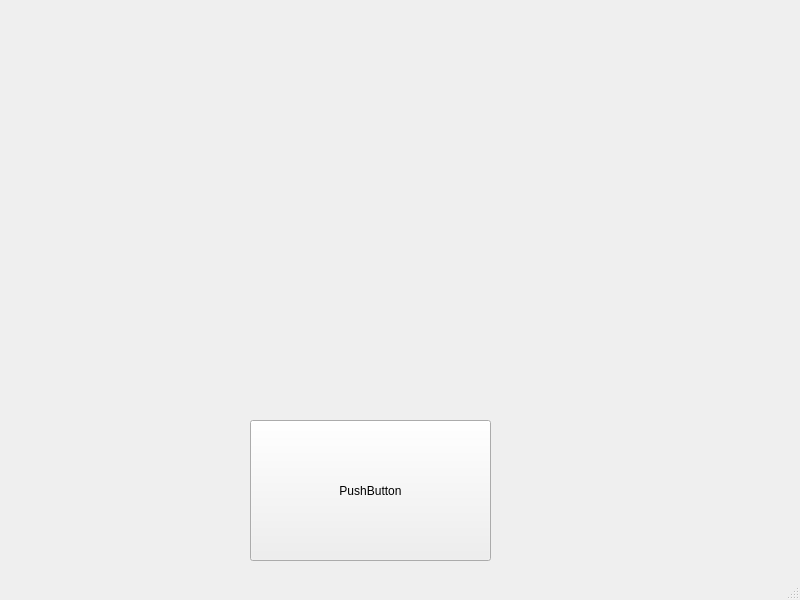
<?xml version="1.0" encoding="UTF-8"?>
<ui version="4.0">
 <class>MainWindow</class>
 <widget class="QMainWindow" name="MainWindow">
  <property name="geometry">
   <rect>
    <x>0</x>
    <y>0</y>
    <width>800</width>
    <height>600</height>
   </rect>
  </property>
  <property name="windowTitle">
   <string>MainWindow</string>
  </property>
  <widget class="QWidget" name="centralwidget">
   <widget class="QPushButton" name="pushButton">
    <property name="geometry">
     <rect>
      <x>250</x>
      <y>420</y>
      <width>241</width>
      <height>141</height>
     </rect>
    </property>
    <property name="text">
     <string>PushButton</string>
    </property>
   </widget>
  </widget>
  <widget class="QMenuBar" name="menubar">
   <property name="geometry">
    <rect>
     <x>0</x>
     <y>0</y>
     <width>800</width>
     <height>21</height>
    </rect>
   </property>
  </widget>
  <widget class="QStatusBar" name="statusbar"/>
 </widget>
 <resources/>
 <connections/>
</ui>
